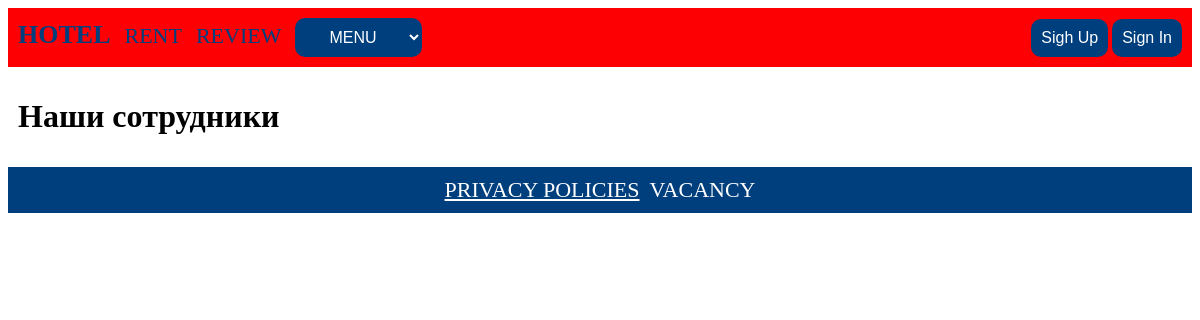
The page /employee/ on the database as committed earlier.
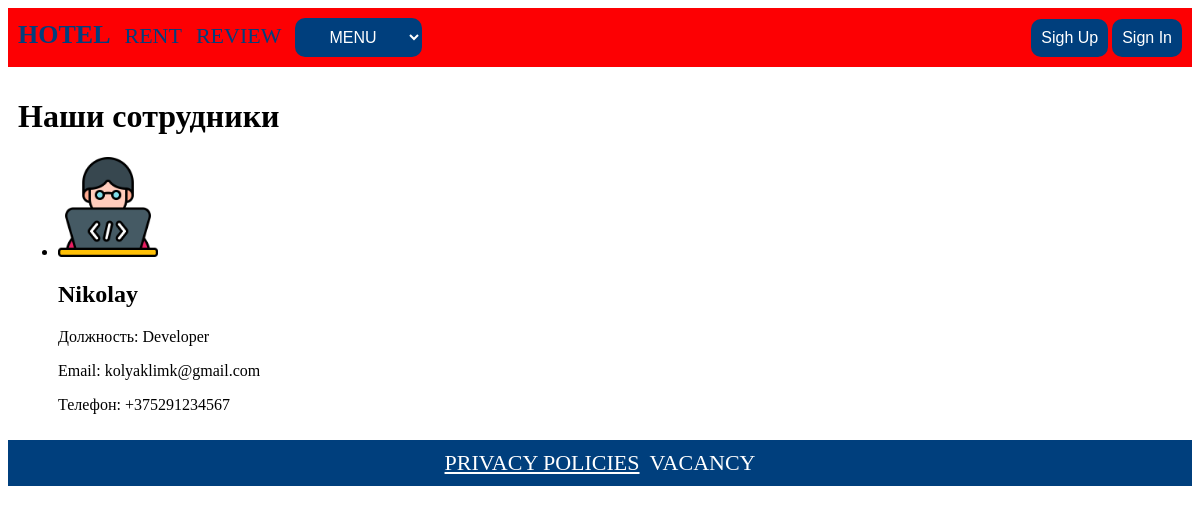
The same page on the database as committed later.
### employee/models.py (models this page shows, shortened)
class Employee(models.Model):
    name = models.CharField(max_length=100)
    position = models.CharField(max_length=200)
    email = models.EmailField()
    phone = models.CharField(max_length=30)
    photo = models.ImageField(upload_to='static/employees/')

### employee/views.py (the view)
# urls.py: path('', views.contacts, name='home'),
def contacts(request):
    employees = Employee.objects.all()
    context = {'employees': employees}
    return render(request, 'employee.html', context)

### employee/templates/employee.html
{% extends 'hotel/base_hotel.html' %}
{% block content %}
<h1>Наши сотрудники</h1>
<ul >
    {% for employee in employees %}
        <li >
            <img src="{{ employee.photo.url }}" alt="{{ employee.name }}" width="100">
            <h2>{{ employee.name }}</h2>
            <p>Должность: {{ employee.position }}</p>
            <p>Email: {{ employee.email }}</p>
            <p>Телефон: {{ employee.phone }}</p>
        </li>
    {% endfor %}
</ul>
{% endblock %}

Rows that differ between the two databases and show on the page:
added Employee: photo (picture), name "Nikolay", position "Developer", email "kolyaklimk@gmail.com", phone "+375291234567"
